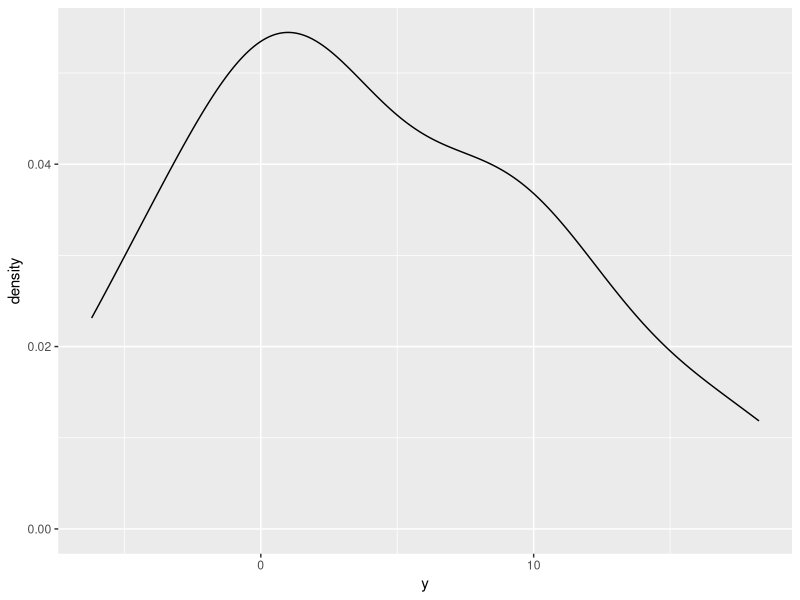

This figure's R source:
## ---- chunk 1
knitr::opts_chunk$set(echo = TRUE, fig.height=2, fig.width=5)
## ---- chunk 2
library(tidyverse)
## ---- chunk 3
x1 <- runif(20, min=0, max=2) # random uniform with bounds
x2 <- rnorm(20) # random normal with mean 0, sd 1
y <- x1 + x2 * rnorm(20, mean=5, sd=2) 
ggplot(tibble(y), aes(x=y)) + geom_density()
## ---- chunk 4
for (f in c(min, max, mean, median, sd, var, IQR, mad)) {
  print(f(y))
}
## ---- chunk 5
for (f in c(range, quantile, summary, fivenum)) {
  print(f(y))
}
## ---- chunk 6
cor(x1, y) # get the correlation
## ---- chunk 7
cor.test(x1, y) # run a test
## ---- chunk 8
res = cor.test(x1, y) # save the result
names(res) # see result structure
R = res['statistic'] # extract values...
p = res['p.value'] # ...from the result
## ---- chunk 9
t.test(x1, y) 
## ---- chunk 10
df = tibble(x1, x2, y)
head(df)
## ---- chunk 11
res <- lm(y ~ x1 + x2, data=df) 
summary(res) # show results
## ---- chunk 12
res <- lm(y ~ x1 * x2, data=df) 
summary(res) # show results
## ---- chunk 13
res <- lm(y ~ x1 + log(x2), data=df) 
summary(res) # show results
## ---- chunk 14
res = aov(height ~ gender * species, data=dplyr::starwars)
summary(res)
## ---- chunk 15
mean(mpg$hwy)
sd(mpg$hwy)
## ---- chunk 16
mpg %>% group_by(manufacturer) %>% 
  summarise(mean=mean(hwy), sd=sd(hwy))
## ---- chunk 17
cor(mpg$hwy, mpg$displ)
## ---- chunk 18
mpg %>% group_by(year) %>% 
  summarise(mean=mean(hwy), sd=sd(hwy))
## ---- chunk 19
mpg1999 <- mpg %>% filter(year == 1999)
mpg2008 <- mpg %>% filter(year == 2008)
t.test(mpg1999$hwy, mpg2008$hwy)
## ---- chunk 20
res = lm(hwy ~ displ, data=mpg)
summary(res)
